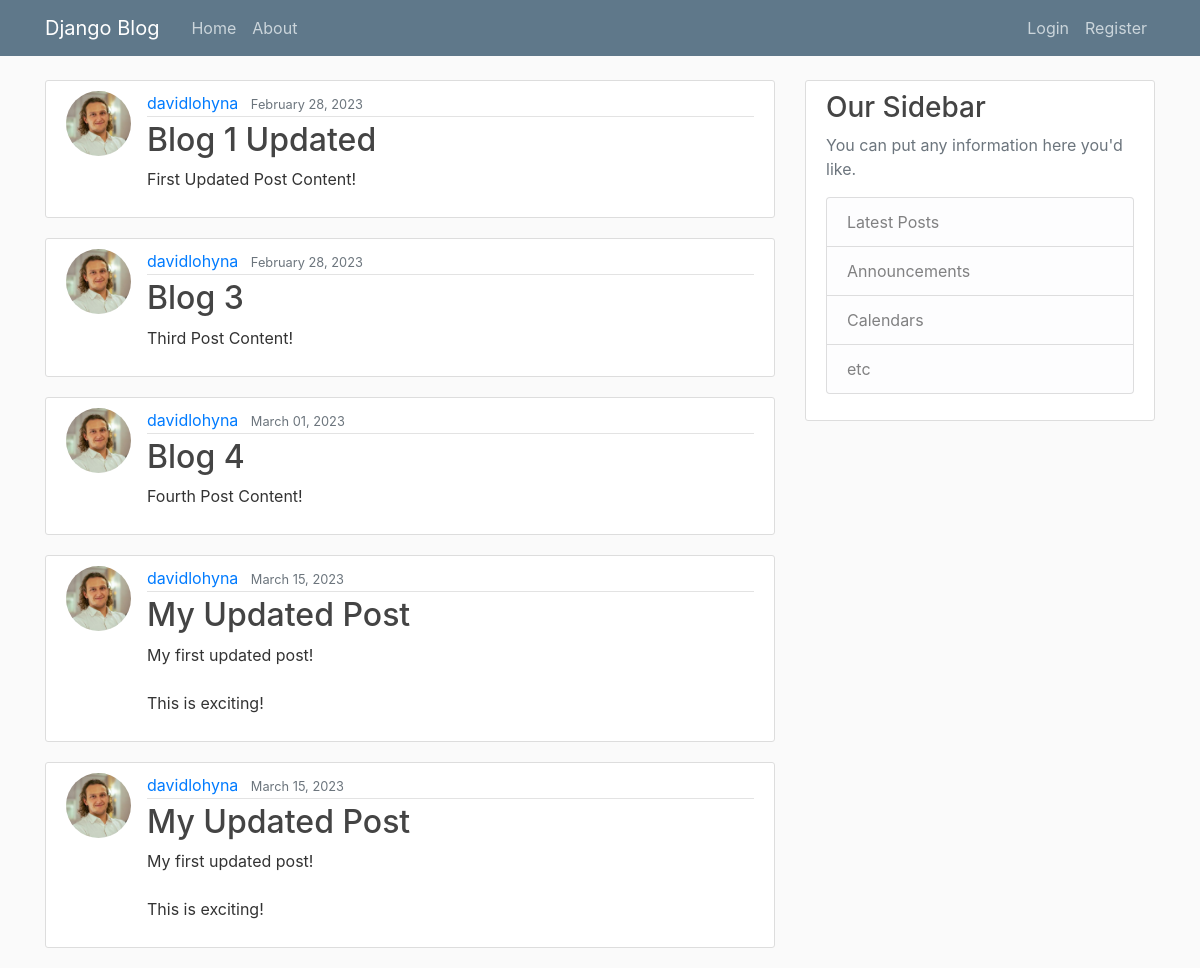
The page / on the database its author committed.
### blog/models.py (models this page shows, shortened)
class Post(models.Model):
    title = models.CharField(max_length=100)
    content = models.TextField()
    date_posted = models.DateTimeField(default=timezone.now)
    author = models.ForeignKey(
        settings.AUTH_USER_MODEL,
        on_delete=models.CASCADE,
    )

### users/models.py (models this page shows, shortened)
class Profile(models.Model):
    user = models.OneToOneField(User, on_delete=models.CASCADE)
    image = models.ImageField(default="default.jpg", upload_to="profile_pics")

### blog/views.py (the view)
# urls.py: path("", PostListView.as_view(), name="blog-home"),
class PostListView(ListView):
    model = Post
    template_name = "blog/home.html"
    context_object_name = "posts"
    paginate_by = 5

### blog/templates/blog/home.html
{% extends 'blog/base.html' %}
{% block content %}
    {% for post in posts %}
        <article class="media content-section">
          <img class="rounded-circle article-img" src="{{ post.author.profile.image.url }}">
          <div class="media-body">
            <div class="article-metadata">
              <a class="mr-2" href="#">{{ post.author }}</a>
              <small class="text-muted">{{ post.date_posted|date:"F d, Y" }}</small>
            </div>
            <h2><a class="article-title" href="#">{{ post.title }}</a></h2>
            <p class="article-content">{{ post.content }}</p>
          </div>
        </article>
    {% endfor %}
{% endblock content %}

### blog/static/blog/main.css (style rules this page uses)
body { background: #fafafa; color: #333333; margin-top: 5rem; }
h1, h2, h3, h4, h5, h6 { color: #444444; }
.content-section { background: #ffffff; padding: 10px 20px; border: 1px solid #dddddd; border-radius: 3px; margin-bottom: 20px; }
.article-title { color: #444444; }
.article-content { white-space: pre-line; }
.article-img { height: 65px; width: 65px; margin-right: 16px; }
.article-metadata { padding-bottom: 1px; margin-bottom: 4px; border-bottom: 1px solid #e3e3e3 }

### rows shown on the page
Post: author.profile.image (picture), author "davidlohyna", date_posted "February 28, 2023", title "Blog 1 Updated", content "First Updated Post Content!"
Post: author.profile.image (picture), author "davidlohyna", date_posted "February 28, 2023", title "Blog 3", content "Third Post Content!"
Post: author.profile.image (picture), author "davidlohyna", date_posted "March 01, 2023", title "Blog 4", content "Fourth Post Content!"
Post: author.profile.image (picture), author "davidlohyna", date_posted "March 15, 2023", title "My Updated Post", content "My first updated post! This is exciting!"
Post: author.profile.image (picture), author "davidlohyna", date_posted "March 15, 2023", title "My Updated Post", content "My first updated post! This is exciting!"
